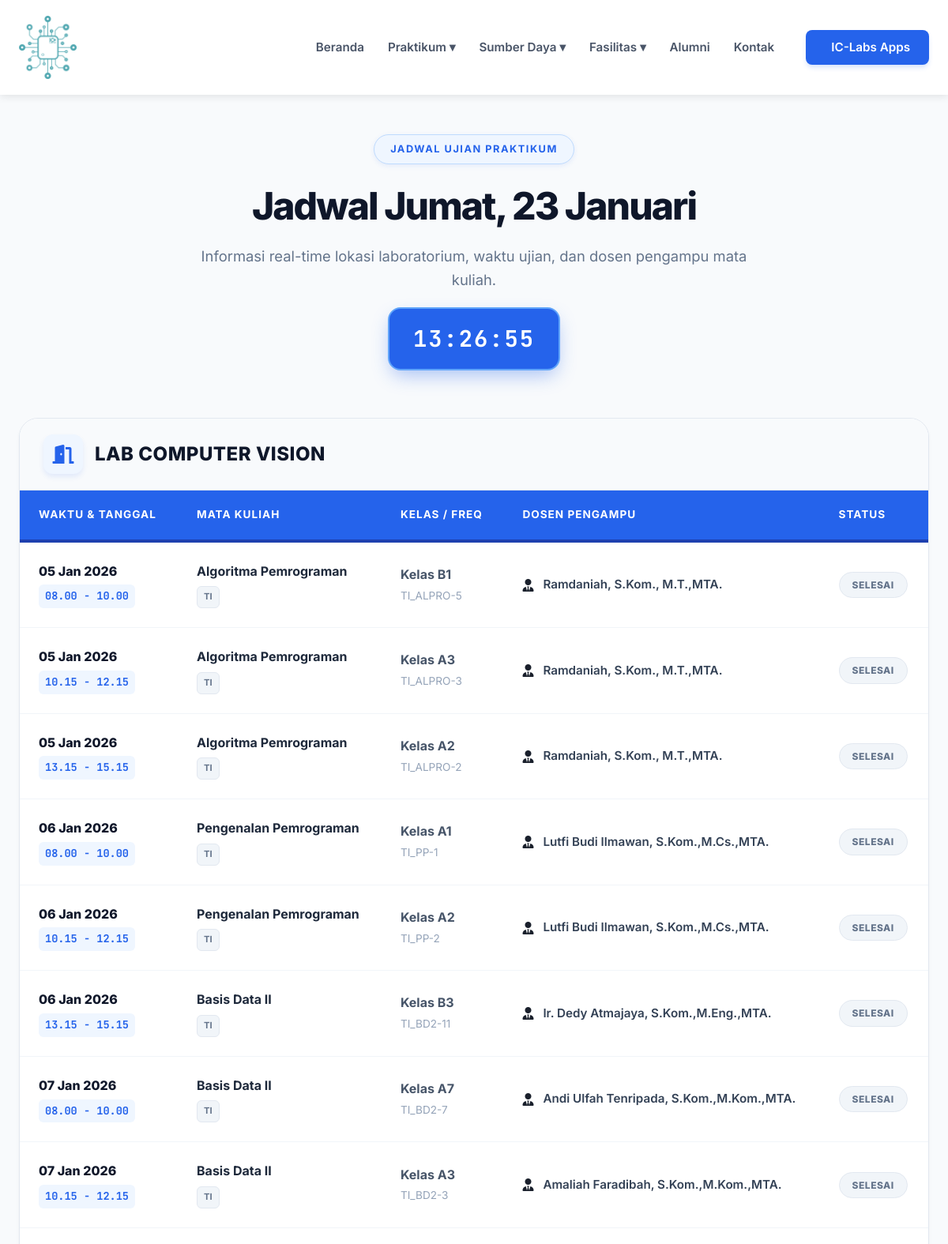
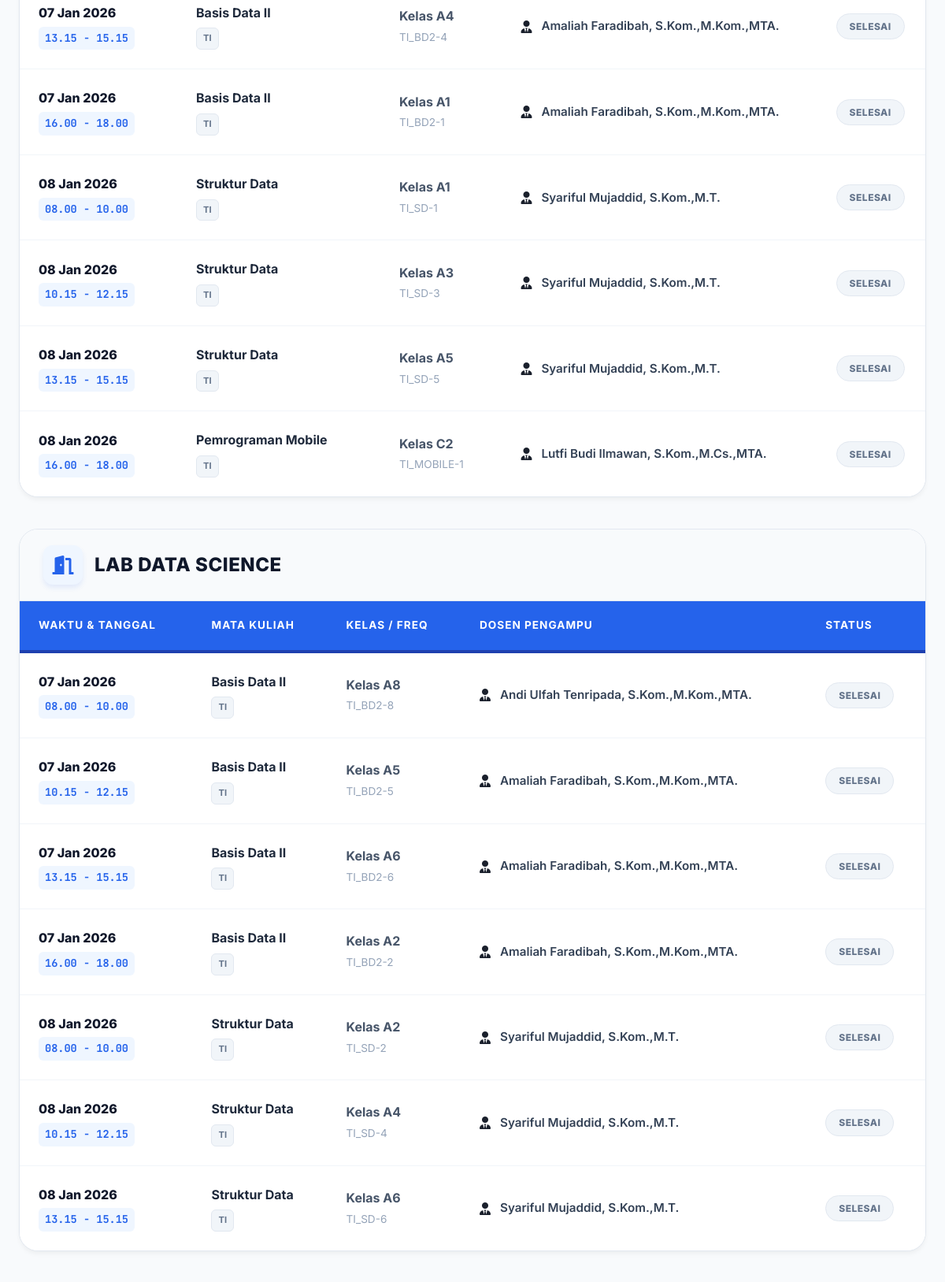
/public/jadwalupk (upper part), run on the app's committed database (2 pictures, top to bottom).
### tables this page shows
CREATE TABLE `jadwalupk` (
  `id` int(11) NOT NULL,
  `prodi` varchar(50) DEFAULT NULL,
  `tanggal` date NOT NULL,
  `jam` varchar(100) NOT NULL,
  `mata_kuliah` varchar(255) NOT NULL,
  `dosen` varchar(255) NOT NULL,
  `frekuensi` varchar(100) DEFAULT NULL,
  `kelas` varchar(100) DEFAULT NULL,
  `ruangan` varchar(255) NOT NULL
);

### app/controllers/JadwalUpkController.php (called while the page is built, shortened)
<?php
class JadwalUpkController extends Controller {
    public function model($model) {
        return new $model;
    }
    public function index() {
        $data['judul'] = 'Jadwal UPK Praktikum';
        $data['jadwal'] = $this->model('JadwalUpkModel')->getAll();
        $this->view('praktikum/jadwalupk', $data);
    }
}

### app/models/JadwalUpkModel.php (called while the page is built, shortened)
<?php
class JadwalUpkModel {
    private $table = 'jadwalupk';
    private $db;
    public function __construct() {
        $database = new Database;
        $this->db = $database->getPdo();
    }
    public function getAll() {
        $stmt = $this->db->prepare("SELECT * FROM $this->table ORDER BY tanggal ASC, jam ASC");
        $stmt->execute();
        return $stmt->fetchAll(PDO::FETCH_ASSOC);
    }
}

### app/config/Database.php (called while the page is built, shortened)
<?php
try {
    $dsn = "mysql:host=" . DB_HOST . ";dbname=" . DB_NAME . ";charset=utf8mb4";
    $options = [
        PDO::ATTR_ERRMODE            => PDO::ERRMODE_EXCEPTION,
        PDO::ATTR_DEFAULT_FETCH_MODE => PDO::FETCH_ASSOC,
        PDO::ATTR_EMULATE_PREPARES   => false,
    ];
    $pdo = new PDO($dsn, DB_USER, DB_PASS, $options);
} catch (PDOException $e) {
    if (defined('APP_ENV') && APP_ENV === 'development') {
        die("Koneksi Database Gagal: " . $e->getMessage());
    } else {
        die("Maaf, sistem sedang mengalami gangguan koneksi database.");
    }
}
class Database {
    private $pdo;
    public function __construct()
    {
        global $pdo;
        $this->pdo = $pdo;
    }
    public function getPdo()
    {
        return $this->pdo;
    }
}
?>

### app/views/praktikum/jadwalupk.php (the view, shortened to what this page needs)
<link rel="stylesheet" href="<?= ASSETS_URL ?>/css/praktikum.css">
<link rel="stylesheet" href="https://cdnjs.cloudflare.com/ajax/libs/font-awesome/6.0.0/css/all.min.css">
<section class="praktikum-section">
    <div class="container">
        <header class="page-header">
            <span class="header-badge">Jadwal Ujian Praktikum</span>
            <h1 id="header-day">Memuat Hari...</h1>
            <p>Informasi real-time lokasi laboratorium, waktu ujian, dan dosen pengampu mata kuliah.</p>
            <div id="live-clock" class="live-clock-badge">
            </div>
        </header>
        <div id="lab-tables-container">
            <?php if (empty($data['jadwal'])): ?>
                <div class="empty-schedule">
                    <i class="far fa-calendar-times"></i>
                    <h3>Belum Ada Jadwal</h3>
                    <p>Jadwal UPK belum dirilis oleh admin.</p>
                </div>
            <?php else:
                $grouped = [];
                foreach($data['jadwal'] as $row) {
                    $grouped[$row['ruangan']][] = $row;
                }
                ksort($grouped);
                foreach($grouped as $ruangan => $items):
            ?>
                <div class="schedule-wrapper">
                    <div class="lab-header">
                        <div class="lab-icon">
                            <i class="fas fa-door-open"></i>
                        </div>
                        <h2 class="lab-title"><?= $ruangan ?></h2>
                    </div>
                    <div class="table-responsive">
                        <table class="table-schedule">
                            <thead>
                                <tr>
                                    <th>Waktu & Tanggal</th>
                                    <th>Mata Kuliah</th>
                                    <th>Kelas / Freq</th>
                                    <th>Dosen Pengampu</th>
                                    <th>Status</th>
                                </tr>
                            </thead>
                            <tbody>
                                <?php foreach($items as $item):
                                    $tgl = date('d M Y', strtotime($item['tanggal']));
                                    $isToday = ($item['tanggal'] == date('Y-m-d'));
                                ?>
                                <tr>
                                    <td>
                                        <div class="schedule-date"><?= $tgl ?></div>
                                        <div class="schedule-time"><?= $item['jam'] ?></div>
                                    </td>
                                    <td>
                                        <span class="schedule-matkul"><?= $item['mata_kuliah'] ?></span>
                                        <span class="badge-prodi"><?= $item['prodi'] ?></span>
                                    </td>
                                    <td>
                                        <span class="schedule-kelas">Kelas <?= $item['kelas'] ?></span>
                                        <span class="schedule-freq"><?= $item['frekuensi'] ?></span>
                                    </td>
                                    <td>
                                        <div class="dosen-info">
                                            <i class="fas fa-user-tie"></i>
                                            <span class="dosen-name"><?= $item['dosen'] ?></span>
                                        </div>
                                    </td>
                                    <td>
                                        <?php if($isToday): ?>
                                            <span class="status-label badge-ongoing">HARI INI</span>
                                        <?php elseif($item['tanggal'] < date('Y-m-d')): ?>
                                            <span class="status-label badge-finished">SELESAI</span>
                                        <?php else: ?>
                                            <span class="status-label badge-upcoming">AKAN DATANG</span>
                                        <?php endif; ?>
                                    </td>
                                </tr>
                                <?php endforeach; ?>
                            </tbody>
                        </table>
                    </div>
                </div>
            <?php endforeach; endif; ?>
        </div>
    </div>
</section>

### public/css/variables.css (style rules this page uses)
:root { --primary-navy: #1e3a8a; --primary-blue: #2563eb; --hover-blue: #1e40af; --bg-light: #f8fbff; --bg-white: #ffffff; --bg-soft: #eff6ff; --text-dark: #1a202c; --text-grey: #4a5568; --text-light: #dbeafe; --border-color: #e2e8f0; --border-blue: #eff6ff; --shadow-soft: 0 4px 12px rgba(30, 58, 138, 0.05); --container-width: 1280px; --font-main: 'Inter', 'Segoe UI', sans-serif; --radius-card: 15px; --radius-btn: 50px; }

### public/css/style.css (style rules this page uses)
* { margin: 0; padding: 0; box-sizing: border-box; font-family: "Inter", "Segoe UI", sans-serif; }
body { background-color: #f8fbff; color: #1a202c; line-height: 1.6; padding-top: 80px; }
html, body { max-width: 100%; overflow-x: hidden; }
.container { width: 100%; max-width: 1200px; margin: 0 auto; padding: 0 24px; }
h1, h2, h3, h4 { color: #1e3a8a; font-weight: 800; }

### data on the page
jadwalupk: tanggal "05 Jan 2026", jam "08.00 - 10.00", mata_kuliah "Algoritma Pemrograman", prodi "TI", kelas "B1", frekuensi "TI_ALPRO-5", dosen "Ramdaniah, S.Kom., M.T.,MTA.", shows "SELESAI"
jadwalupk: tanggal "05 Jan 2026", jam "10.15 - 12.15", mata_kuliah "Algoritma Pemrograman", prodi "TI", kelas "A3", frekuensi "TI_ALPRO-3", dosen "Ramdaniah, S.Kom., M.T.,MTA.", shows "SELESAI"
jadwalupk: tanggal "05 Jan 2026", jam "13.15 - 15.15", mata_kuliah "Algoritma Pemrograman", prodi "TI", kelas "A2", frekuensi "TI_ALPRO-2", dosen "Ramdaniah, S.Kom., M.T.,MTA.", shows "SELESAI"
jadwalupk: tanggal "06 Jan 2026", jam "08.00 - 10.00", mata_kuliah "Pengenalan Pemrograman", prodi "TI", kelas "A1", frekuensi "TI_PP-1", dosen "Lutfi Budi Ilmawan, S.Kom.,M.Cs.,MTA.", shows "SELESAI"
jadwalupk: tanggal "06 Jan 2026", jam "10.15 - 12.15", mata_kuliah "Pengenalan Pemrograman", prodi "TI", kelas "A2", frekuensi "TI_PP-2", dosen "Lutfi Budi Ilmawan, S.Kom.,M.Cs.,MTA.", shows "SELESAI"
jadwalupk: tanggal "06 Jan 2026", jam "13.15 - 15.15", mata_kuliah "Basis Data II", prodi "TI", kelas "B3", frekuensi "TI_BD2-11", dosen "Ir. Dedy Atmajaya, S.Kom.,M.Eng.,MTA.", shows "SELESAI"
jadwalupk: tanggal "07 Jan 2026", jam "08.00 - 10.00", mata_kuliah "Basis Data II", prodi "TI", kelas "A7", frekuensi "TI_BD2-7", dosen "Andi Ulfah Tenripada, S.Kom.,M.Kom.,MTA.", shows "SELESAI"
jadwalupk: tanggal "07 Jan 2026", jam "10.15 - 12.15", mata_kuliah "Basis Data II", prodi "TI", kelas "A3", frekuensi "TI_BD2-3", dosen "Amaliah Faradibah, S.Kom.,M.Kom.,MTA.", shows "SELESAI"
jadwalupk: tanggal "07 Jan 2026", jam "13.15 - 15.15", mata_kuliah "Basis Data II", prodi "TI", kelas "A4", frekuensi "TI_BD2-4", dosen "Amaliah Faradibah, S.Kom.,M.Kom.,MTA.", shows "SELESAI"
jadwalupk: tanggal "07 Jan 2026", jam "16.00 - 18.00", mata_kuliah "Basis Data II", prodi "TI", kelas "A1", frekuensi "TI_BD2-1", dosen "Amaliah Faradibah, S.Kom.,M.Kom.,MTA.", shows "SELESAI"
jadwalupk: tanggal "08 Jan 2026", jam "08.00 - 10.00", mata_kuliah "Struktur Data", prodi "TI", kelas "A1", frekuensi "TI_SD-1", dosen "Syariful Mujaddid, S.Kom.,M.T.", shows "SELESAI"
jadwalupk: tanggal "08 Jan 2026", jam "10.15 - 12.15", mata_kuliah "Struktur Data", prodi "TI", kelas "A3", frekuensi "TI_SD-3", dosen "Syariful Mujaddid, S.Kom.,M.T.", shows "SELESAI"
jadwalupk: tanggal "08 Jan 2026", jam "13.15 - 15.15", mata_kuliah "Struktur Data", prodi "TI", kelas "A5", frekuensi "TI_SD-5", dosen "Syariful Mujaddid, S.Kom.,M.T.", shows "SELESAI"
jadwalupk: tanggal "08 Jan 2026", jam "16.00 - 18.00", mata_kuliah "Pemrograman Mobile", prodi "TI", kelas "C2", frekuensi "TI_MOBILE-1", dosen "Lutfi Budi Ilmawan, S.Kom.,M.Cs.,MTA.", shows "SELESAI"
jadwalupk: tanggal "07 Jan 2026", jam "08.00 - 10.00", mata_kuliah "Basis Data II", prodi "TI", kelas "A8", frekuensi "TI_BD2-8", dosen "Andi Ulfah Tenripada, S.Kom.,M.Kom.,MTA.", shows "SELESAI"
jadwalupk: tanggal "07 Jan 2026", jam "10.15 - 12.15", mata_kuliah "Basis Data II", prodi "TI", kelas "A5", frekuensi "TI_BD2-5", dosen "Amaliah Faradibah, S.Kom.,M.Kom.,MTA.", shows "SELESAI"
jadwalupk: tanggal "07 Jan 2026", jam "13.15 - 15.15", mata_kuliah "Basis Data II", prodi "TI", kelas "A6", frekuensi "TI_BD2-6", dosen "Amaliah Faradibah, S.Kom.,M.Kom.,MTA.", shows "SELESAI"
jadwalupk: tanggal "07 Jan 2026", jam "16.00 - 18.00", mata_kuliah "Basis Data II", prodi "TI", kelas "A2", frekuensi "TI_BD2-2", dosen "Amaliah Faradibah, S.Kom.,M.Kom.,MTA.", shows "SELESAI"
jadwalupk: tanggal "08 Jan 2026", jam "08.00 - 10.00", mata_kuliah "Struktur Data", prodi "TI", kelas "A2", frekuensi "TI_SD-2", dosen "Syariful Mujaddid, S.Kom.,M.T.", shows "SELESAI"
jadwalupk: tanggal "08 Jan 2026", jam "10.15 - 12.15", mata_kuliah "Struktur Data", prodi "TI", kelas "A4", frekuensi "TI_SD-4", dosen "Syariful Mujaddid, S.Kom.,M.T.", shows "SELESAI"
jadwalupk: tanggal "08 Jan 2026", jam "13.15 - 15.15", mata_kuliah "Struktur Data", prodi "TI", kelas "A6", frekuensi "TI_SD-6", dosen "Syariful Mujaddid, S.Kom.,M.T.", shows "SELESAI"

### other printed values
$ruangan "LAB COMPUTER VISION"
$ruangan "LAB DATA SCIENCE"
